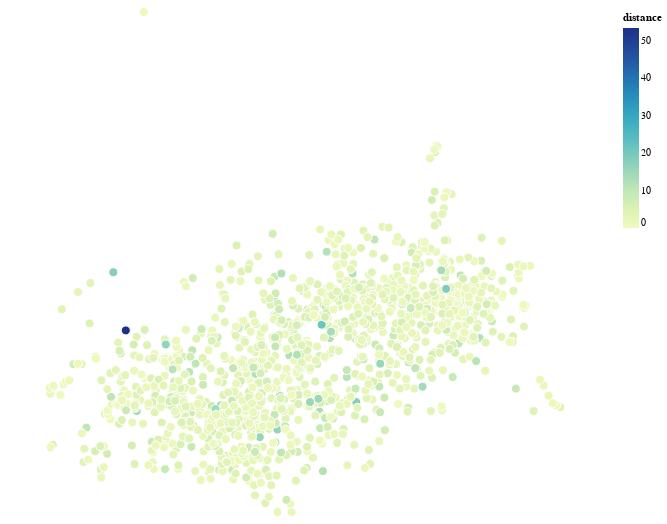

Source (notebook cell):
### Markdown cell above
Altair recipe:
- alt.Chart() => dataframe
- .mark_xx() => the kind of chart point
- .encode() => how to encode the data in the df for the chart
- .properties().interactive() => other properties, independent of data

### Code cell
position_plot = (
    alt
    .Chart(gdf)
    .mark_geoshape(
        stroke='white'
    )
    .encode(
        color=alt.Color('distance'),
    )
    .properties(
        width=600,
        height=500
    )
)
position_plot

### Figure 1 — Vega-Lite specification as saved in the notebook (floating-point values rounded to 4 significant figures; data arrays with more than 128 entries replaced by an {"elided": "..."} marker saying what was removed)
{"config": {"view": {"continuousWidth": 400, "continuousHeight": 300}}, "data": {"name": "data-938fdb518c6c69aa9b46ea7f514d7aee"}, "mark": {"type": "geoshape", "stroke": "white"}, "encoding": {"color": {"type": "quantitative", "field": "distance"}}, "height": 500, "width": 600, "$schema": "https://vega.github.io/schema/vega-lite/v4.8.1.json", "datasets": {"data-938fdb518c6c69aa9b46ea7f514d7aee": {"elided": "1304 records"}}}
